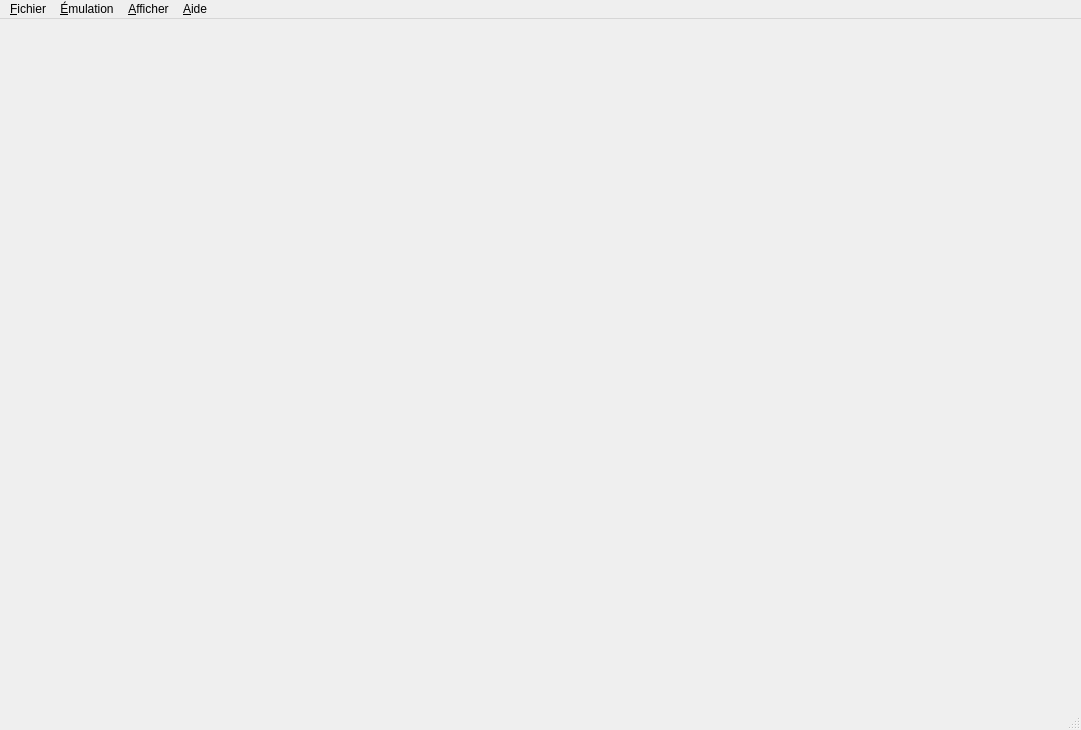
<?xml version="1.0" encoding="UTF-8"?>
<ui version="4.0">
 <class>MainWindow</class>
 <widget class="QMainWindow" name="MainWindow">
  <property name="geometry">
   <rect>
    <x>0</x>
    <y>0</y>
    <width>1081</width>
    <height>730</height>
   </rect>
  </property>
  <property name="windowTitle">
   <string>Citra</string>
  </property>
  <property name="windowIcon">
   <iconset>
    <normaloff>src/pcafe/res/icon3_64x64.ico</normaloff>src/pcafe/res/icon3_64x64.ico</iconset>
  </property>
  <property name="tabShape">
   <enum>QTabWidget::Rounded</enum>
  </property>
  <property name="dockNestingEnabled">
   <bool>true</bool>
  </property>
  <widget class="QWidget" name="centralwidget">
   <layout class="QHBoxLayout" name="horizontalLayout">
    <property name="leftMargin">
     <number>0</number>
    </property>
    <property name="topMargin">
     <number>0</number>
    </property>
    <property name="rightMargin">
     <number>0</number>
    </property>
    <property name="bottomMargin">
     <number>0</number>
    </property>
   </layout>
  </widget>
  <widget class="QMenuBar" name="menubar">
   <property name="geometry">
    <rect>
     <x>0</x>
     <y>0</y>
     <width>1081</width>
     <height>19</height>
    </rect>
   </property>
   <widget class="QMenu" name="menu_File">
    <property name="title">
     <string>&amp;Fichier</string>
    </property>
    <widget class="QMenu" name="menu_recent_files">
     <property name="title">
      <string>Fichiers récents</string>
     </property>
    </widget>
    <addaction name="action_Load_File"/>
    <addaction name="action_Load_Symbol_Map"/>
    <addaction name="separator"/>
    <addaction name="action_Select_Game_List_Root"/>
    <addaction name="menu_recent_files"/>
    <addaction name="separator"/>
    <addaction name="action_Exit"/>
   </widget>
   <widget class="QMenu" name="menu_Emulation">
    <property name="title">
     <string>&amp;Émulation</string>
    </property>
    <addaction name="action_Start"/>
    <addaction name="action_Pause"/>
    <addaction name="action_Stop"/>
    <addaction name="separator"/>
    <addaction name="action_Configure"/>
   </widget>
   <widget class="QMenu" name="menu_View">
    <property name="title">
     <string>&amp;Afficher</string>
    </property>
    <addaction name="action_Single_Window_Mode"/>
    <addaction name="actionDisplay_widget_title_bars"/>
   </widget>
   <widget class="QMenu" name="menu_Help">
    <property name="title">
     <string>&amp;Aide</string>
    </property>
    <addaction name="action_About"/>
   </widget>
   <addaction name="menu_File"/>
   <addaction name="menu_Emulation"/>
   <addaction name="menu_View"/>
   <addaction name="menu_Help"/>
  </widget>
  <widget class="QStatusBar" name="statusbar"/>
  <action name="action_Load_File">
   <property name="text">
    <string>Ouvrir un fichier...</string>
   </property>
  </action>
  <action name="action_Load_Symbol_Map">
   <property name="text">
    <string>Ouvrir Symbol Map...</string>
   </property>
  </action>
  <action name="action_Exit">
   <property name="text">
    <string>Q&amp;uitter</string>
   </property>
  </action>
  <action name="action_Start">
   <property name="enabled">
    <bool>false</bool>
   </property>
   <property name="text">
    <string>&amp;Démarrer</string>
   </property>
  </action>
  <action name="action_Pause">
   <property name="enabled">
    <bool>false</bool>
   </property>
   <property name="text">
    <string>&amp;Pause</string>
   </property>
  </action>
  <action name="action_Stop">
   <property name="enabled">
    <bool>false</bool>
   </property>
   <property name="text">
    <string>&amp;Stop</string>
   </property>
  </action>
  <action name="action_About">
   <property name="text">
    <string>À propos de Citra</string>
   </property>
  </action>
  <action name="action_Single_Window_Mode">
   <property name="checkable">
    <bool>true</bool>
   </property>
   <property name="text">
    <string>Mode "une fenêtre"</string>
   </property>
  </action>
  <action name="action_Configure">
   <property name="text">
    <string>Configurer...</string>
   </property>
  </action>
  <action name="actionDisplay_widget_title_bars">
   <property name="checkable">
    <bool>true</bool>
   </property>
   <property name="text">
    <string>Display Dock Widget Headers</string>
   </property>
  </action>
  <action name="action_Select_Game_List_Root">
   <property name="text">
    <string>Choisir un fichier...</string>
   </property>
   <property name="toolTip">
    <string>Choisir un fichier à afficher dans la liste des jeux</string>
   </property>
  </action>
 </widget>
 <resources/>
 <connections>
  <connection>
   <sender>action_Exit</sender>
   <signal>triggered()</signal>
   <receiver>MainWindow</receiver>
   <slot>close()</slot>
   <hints>
    <hint type="sourcelabel">
     <x>-1</x>
     <y>-1</y>
    </hint>
    <hint type="destinationlabel">
     <x>367</x>
     <y>314</y>
    </hint>
   </hints>
  </connection>
  <connection>
   <sender>actionDisplay_widget_title_bars</sender>
   <signal>triggered(bool)</signal>
   <receiver>MainWindow</receiver>
   <slot>OnDisplayTitleBars(bool)</slot>
   <hints>
    <hint type="sourcelabel">
     <x>-1</x>
     <y>-1</y>
    </hint>
    <hint type="destinationlabel">
     <x>540</x>
     <y>364</y>
    </hint>
   </hints>
  </connection>
 </connections>
 <slots>
  <slot>OnConfigure()</slot>
  <slot>OnDisplayTitleBars(bool)</slot>
 </slots>
</ui>
